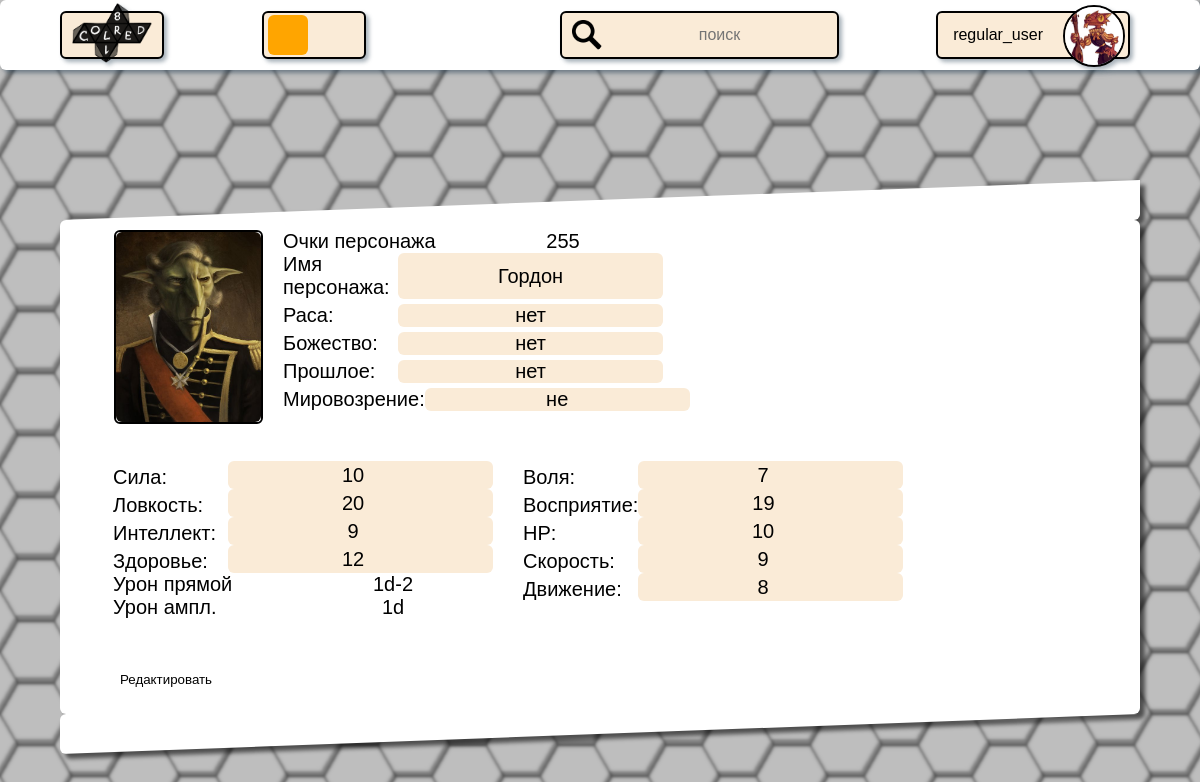
Page /redactor/3/15 (signed in) on the committed database.
### main/models.py (models this page shows, shortened)
class Avatar_of_choice(models.Model):
    name = models.CharField('Название', max_length=50)
    usr = models.OneToOneField(User,on_delete=models.CASCADE,default='1',primary_key=True,related_name='chosen_avatar')
    def __str__(self):
        return self.name

class Character(models.Model):
    name = models.CharField(max_length=100)
    portrait = models.ImageField(upload_to ='user_images/',blank = True)
    usr = models.ForeignKey(User, on_delete=models.CASCADE)
    chr_class = models.CharField(max_length=13,null=TRUE,blank=TRUE)
    xp = models.IntegerField(null=TRUE,blank=TRUE,default=0)
    background = models.CharField(max_length=100,null=TRUE,blank=TRUE)
    diety = models.CharField(max_length=100,null=TRUE,blank=TRUE)
    origin = models.CharField(max_length=100,null=TRUE,blank=TRUE)
    worldview = models.CharField(max_length=2,null=TRUE,blank=TRUE)
    attrib_strength = models.IntegerField(null=TRUE,blank=TRUE,default=10)
    attrib_agility = models.IntegerField(null=TRUE,blank=TRUE,default=10)
    attrib_charisma = models.IntegerField(null=TRUE,blank=TRUE,default=10)
    attrib_endurance = models.IntegerField(null=TRUE,blank=TRUE,default=10)
    attrib_intelligence = models.IntegerField(null=TRUE,blank=TRUE,default=10)
    attrib_wisdom = models.IntegerField(null=TRUE,blank=TRUE,default=10)
    armour_class = models.IntegerField(null=TRUE,blank=TRUE,default=0)
    hp = models.IntegerField(null=TRUE,blank=TRUE,default=0)
    speed = models.IntegerField(null=TRUE,blank=TRUE,default=0)
    skills_acrobatics = models.IntegerField(null=TRUE,blank=TRUE,default=0)
    skills_arcane = models.IntegerField(null=TRUE,blank=TRUE,default=0)
    skills_athletics = models.IntegerField(null=TRUE,blank=TRUE,default=0)
    skills_craft = models.IntegerField(null=TRUE,blank=TRUE,default=0)
    skills_decieve = models.IntegerField(null=TRUE,blank=TRUE,default=0)
    skills_diplomacy = models.IntegerField(null=TRUE,blank=TRUE,default=0)
    skills_intimidation = models.IntegerField(null=TRUE,blank=TRUE,default=0)
    skills_medicine = models.IntegerField(null=TRUE,blank=TRUE,default=0)
    skills_nature = models.IntegerField(null=TRUE,blank=TRUE,default=0)
    skills_occult = models.IntegerField(null=TRUE,blank=TRUE,default=0)
    skills_performance = models.IntegerField(null=TRUE,blank=TRUE,default=0)
    skills_religion = models.IntegerField(null=TRUE,blank=TRUE,default=0)
    skills_social = models.IntegerField(null=TRUE,blank=TRUE,default=0)
    skills_stealth = models.IntegerField(null=TRUE,blank=TRUE,default=0)
    skills_survival = models.IntegerField(null=TRUE,blank=TRUE,default=0)
    skills_theft = models.IntegerField(null=TRUE,blank=TRUE,default=0)
    save_resilience = models.IntegerField(null=TRUE,blank=TRUE,default=0)
    save_reflex = models.IntegerField(null=TRUE,blank=TRUE,default=0)
    save_resilience = models.IntegerField(null=TRUE,blank=TRUE,default=0)
    save_will = models.IntegerField(null=TRUE,blank=TRUE,default=0)
    weapon = models.CharField(max_length=100, null=TRUE,blank=TRUE)
    attack = models.CharField(max_length=100, null=TRUE,blank=TRUE)
    damage = models.CharField(max_length=100, null=TRUE,blank=TRUE)
    attention = models.IntegerField(null=TRUE,blank=TRUE,default=0)
    dc_class = models.IntegerField(null=TRUE,blank=TRUE,default=0)
    notes = models.TextField(null=TRUE,blank=TRUE)
    is_dying = models.IntegerField(null=TRUE,blank=TRUE,default=0)
    mortal_wounds = models.IntegerField(null=TRUE,blank=TRUE,default=0)

### main/views.py (the view, shortened to what this page needs)
# urls.py: path('redactor/<int:usr_id>/<int:chr_id>',views.redactor, name ='redactor'),
@login_required
def redactor(request,usr_id,chr_id):
    av = request.user.chosen_avatar
    chrctrs = request.user.character_set.all()
    current_character = Character.objects.get(id = chr_id)
    if not(usr_id == current_character.usr.id and usr_id == request.user.id):
        return redirect('/')
    form = Great_List_Form(instance=current_character)
    portrait_form = Image_Upload_Form(instance=current_character)
    cont = {
        'username' : request.user.username,
        'avatar' : av,
        'form' : form,
        'portrait_form' : portrait_form,
        'current_character': current_character,
        'characters': chrctrs,
    }
    return render(request, 'main/list.html', cont)

### main/forms.py
class Image_Upload_Form(ModelForm):
    class Meta:
        model = Character
        fields = [
            'portrait',
        ]

### main/templates/main/list.html (shortened to what this page needs)
{% extends 'main/header_base.html' %}
{% block list %}
{% load static %}
<link rel="stylesheet" href="{% static 'main/css/list.css' %}">
<link rel="stylesheet" href="{% static 'main/css/lk.css' %}">
<link rel="stylesheet" href="{% static 'main/css/login.css' %}">
{% endblock %}
{% block username %}
{{ username }}
{% endblock %}
{% block ava_image %}main/images/avatars/{{ avatar }}.png{% endblock %}
{% block content %}
<form method="post" class="big_form">
    <div class="book">
        <div class="left">
            <a href="#popup">
                <div class="char_logo">
                    <img src="/media/{{current_character.portrait}}" alt="+">
                </div>
            </a>
        </div>
        <div class="right">
            <div class="up">
                <div class="char_info">
                    <div class="placeholder lvl">
                        <div>
                            <p>Очки персонажа</p>
                            <div id="class_lvl"></div>
                        </div>
                    </div>
                    <div class="placeholder name">
                        <div>
                            <p>
                                Имя персонажа:
                            </p>
                            {{ form.name }}
                        </div>
                    </div>
                    <div class="placeholder">
                        <div class="txt_fields">
                            <p style="margin-top: 5px;">Раса: </p>
                            {{ form.background }}
                        </div>
                        <div class="txt_fields">
                            <p style="margin-top: 5px;">Божество: </p>
                            {{ form.diety }}
                        </div>
                    </div>
                    <div class="placeholder">
                        <div class="txt_fields">
                            <p style="margin-top: 5px;">Прошлое: </p>
                            {{ form.origin }}
                        </div>
                    </div>
                    <div class="placeholder">
                        <div class="txt_fields">
                            <p style="margin-top: 5px;">Мировозрение: </p>
                            {{ form.worldview }}
                        </div>
                    </div>
                </div>
            </div>
            <div class="down">
                <div class="placeholder lll">
                    <div>
                        <p style="margin-top: 5px;">Сила: </p>
                        {{ form.attrib_strength }}
                    </div>
                    <div>
                        <p style="margin-top: 5px;">Ловкость: </p>
                        {{ form.attrib_agility }}
                    </div>
                    <div>
                        <p style="margin-top: 5px;">Интеллект: </p>
                        {{ form.attrib_intelligence }}
                    </div>
                    <div>
                        <p style="margin-top: 5px;">Здоровье: </p>
                        {{ form.attrib_endurance }}
                    </div>
                    <div>
                        <p>Урон прямой</p>
                        <div id="dmg_1"></div>
                    </div>
                    <div>
                        <p>Урон ампл.</p>
                        <div id="dmg_2"></div>
                    </div>
                </div>
                <div class="placeholder">
                    <div>
                        <p style="margin-top: 5px;">Воля: </p>
                        {{ form.attrib_wisdom }}
                    </div>
                    <div>
                        <p style="margin-top: 5px;">Восприятие: </p>
                        {{ form.attrib_charisma }}
                    </div>
                    <div>
                        <p style="margin-top: 5px;">HP: </p>
                        {{form.hp}}
                    </div>
                    <div>
                        <p style="margin-top: 5px;">Скорость: </p>
                        {{form.speed}}
                    </div>
                    <div>
                        <p style="margin-top: 5px;">Движение: </p>
                        {{ form.armour_class }}
                    </div>
                </div>
            </div>
        </div>
    </div>
    <div class="btn_dv">
        <button type="submit" class="conf_button_b">
            <div>
                <div>Редактировать</div>
            </div>
        </button>
    </div>
</form>
{% endblock %}

### main/templates/main/header_base.html (shortened to what this page needs)
{% extends 'main/footer_base.html' %}
{% block list %}
{% load static %}
{% endblock %}
{% block header %}
{% load static %}
<div class="hamburger_main" style="display: unset;">
    <div class="coach">
        <div class="toggle_theme container">
        </div>
        <div class="search">
            <div>
            </div>
        </div>
    </div>
</div>
<header id="the_header">
    <div class="coach">
        <div class="logo">
            <a href="{% url 'main_page' %}">
                <img src="{% static 'main/images/logo.png' %}" alt="COLRED">
            </a>
        </div>
        <div class="toggle_theme container">
            <input type="checkbox" name="toggle" id="toggle-button2" class="toggle-button">
        </div>
        <div class="search">
            <img src="/static/main/images/search.png" alt="" srcset="">
            <div>
                <input type="text" placeholder="поиск" id="main_search">
            </div>
        </div>
        <div class="lknick">
            <div>
                {% block username %}{% endblock %}
            </div>
            <a href="{% url 'lk' %}" class="avatar">
                <div>
                    <img src="{% get_static_prefix %}{% block ava_image %}{% endblock %}" alt="ava">
                </div>
            </a>
        </div>
    </div>
</header>
{% endblock %}

### main/static/main/css/main_style.css (style rules this page uses)
* { margin: 0; padding: 0; font-family: "Palatino Linotype", Arial; transition: all 0.2s; outline: none; border-radius: 0.5vw; }
input { text-align: center; outline: none; border: 0; background: unset; }
a { color: black; text-decoration: none; }
body { background: url(../images/Background.png); background-attachment: fixed; }
.toggle_theme { width: 100px; height: 2vw; position: relative; }
.toggle-button { width: 100%; height: 100%; vertical-align: top; border-radius: 50vw; outline: none; cursor: pointer; appearance: none; transition: all 0.3s cubic-bezier(0.2, 0.85, 0.32, 1.2); }
.toggle-button::after { content: ""; position: absolute; left: 4%; top: 5%; width: 40%; height: 90%; background-color: orange; border-radius: 0.5vw; transform: translateX(0); transition: all 0.3s cubic-bezier(0.2, 0.85, 0.32, 1.2); }
header { height: 70px; width: 100%; top: 0; position: fixed; background-color: white; filter: drop-shadow( 3px 3px 2px rgba(34, 60, 80, 0.5)); z-index: 999; }
header .coach { margin: 0 5%; height: 70px; display: flex; flex-direction: row; align-items: center; justify-content: space-between; filter: drop-shadow( 3px 3px 2px rgba(34, 60, 80, 0.4)); }
.coach>div { display: flex; flex-direction: row; align-items: center; justify-content: center; background-color: antiquewhite; border: 2px solid #000000; height: 44px; }
header .logo * { padding: 0 5px; }
header .logo img { height: 60px; width: auto; }
header .lknick { width: inherit; justify-content: space-between; align-items: center; margin-right: 10px; display: flex; text-align: center; }
header .lknick>div { margin-left: 15px; max-width: 15vw; overflow: hidden; text-overflow: ellipsis; }
.avatar { margin-left: 20px; width: 60px; height: 60px; margin-right: 5px; }
.avatar>div:nth-child(1) { background: unset !important; }
.avatar img { width: 58px; height: 58px; border-radius: 60px; border: 2px solid #000000; }
.coach .search>div { color: gray; font-weight: bold; width: 235px; }
.coach .search img { height: 30px; margin-left: 10px; }
.coach .search input { width: 235px; text-align: center; background: unset; outline: none; border: 0px; font-size: 16px; }
.char_logo { width: 165px; height: 193px; }
.char_logo>img { height: 100%; width: 100%; object-fit: cover; }
.hamburger_main { display: none; flex-direction: column; margin-top: 70px; background-color: #ffffff; }
.hamburger_main .coach { margin: 0 5%; height: 70px; display: flex; flex-direction: row; align-items: center; justify-content: space-between; filter: drop-shadow( 3px 3px 2px rgba(34, 60, 80, 0.4)); }

### main/static/main/css/black.css (style rules this page uses)
header img { filter: invert(1); }
header .lknick img { filter: invert(0); }
#the_header { background-color: black; }
.coach > div { background-color: #253277; border: 2px solid #fff; }
div { color: white; }
input, select, textarea { color: #ffffff; }
.hamburger_main { background-color: black; }
a { color: #fff; }
.logo img { filter: invert(1); }
.avatar img { border: 2px solid #ffffff; }
.book .char_logo { border: 2px solid #ffffff !important; }
.book input, select, textarea { background-color: #253277 !important; }

### main/static/main/css/list.css (style rules this page uses)
.book { font-size: 20px; min-width: 455px; display: flex; margin-left: 5vw; }
.right { margin-left: 20px; }
.book input, select, textarea { font-size: 20px; background-color: antiquewhite; }
.book .char_logo { border: 2px solid #000000; width: 300px; height: 400px; }
.char_info { margin-right: 10vw; }
.up { display: flex; justify-content: space-between; margin-bottom: 50px; }
.down { display: flex; justify-content: space-between; }
.lll { margin-right: 30px; }
.book { margin: 10px auto; width: 90%; }
.placeholder > div { display: flex; max-width: 380px; }
.placeholder > div > p { width: 180px; max-width: 24vw; }
#class_lvl { text-align: center; margin: 0 auto; }
.conf_button_b { margin-left: 5vw; }
.placeholder > div > div { margin: 0 auto; }
@media screen and (max-width: 1330px) { .book .char_logo { width: 145px; height: 190px; } }
@media screen and (max-width: 1330px) { .book .down { margin-left: -170px; } }

### main/static/main/css/login.css (style rules this page uses)
* { transition: all 0s; }
.conf_button_b { margin-top: 15px; background: unset; border: 0px; cursor: pointer; width: 85px; height: 70px; }

### rows in the picture
Avatar_of_choice: name (picture)
Character: portrait (picture), name "Гордон", background "нет", diety "нет", origin "нет", worldview "не", attrib_strength "10", attrib_agility "20", attrib_intelligence "9", attrib_endurance "12", attrib_wisdom "7", attrib_charisma "19", hp "10", speed "9", armour_class "8"

### other values in the picture
{{ username }} "regular_user"
